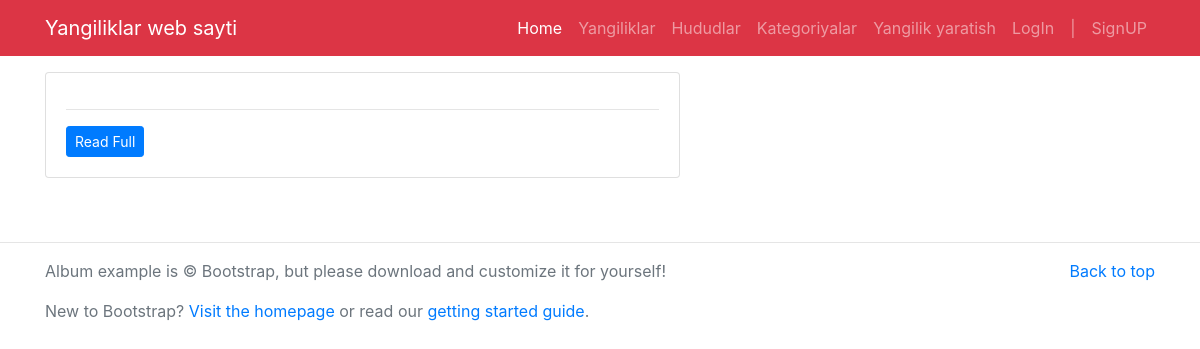
/, run on an earlier commit of the app's database.
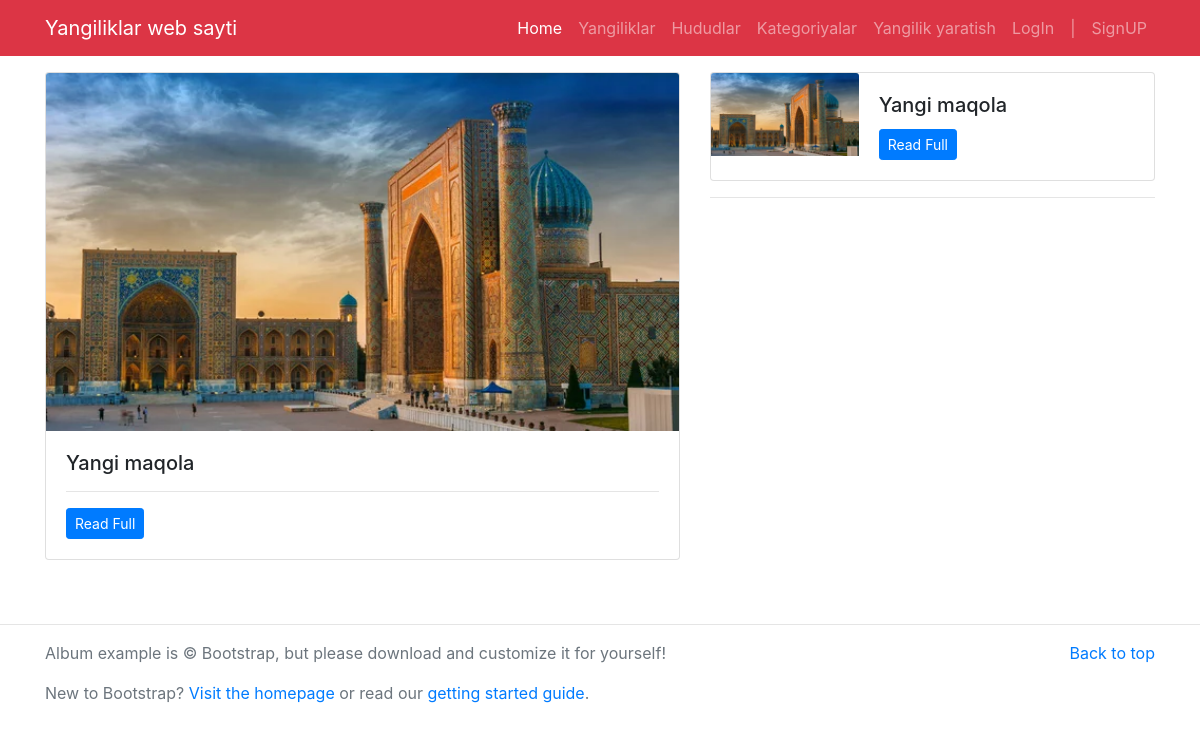
And on a later commit of the database.
### app/models.py (models this page shows, shortened)
class News(models.Model):
    category = models.ForeignKey(Category, on_delete=models.CASCADE, blank=True, null=True)
    region = models.ForeignKey(Region, on_delete=models.CASCADE, blank=True, null=True)
    title = models.CharField(max_length=300)
    text = models.TextField()
    image = models.ImageField(upload_to='media/')
    date = models.DateField(auto_now=True)
    author = models.ForeignKey(settings.AUTH_USER_MODEL, on_delete=models.CASCADE)

### app/views.py (the view)
# urls.py: path('', home_view, name='home'),
def home_view(request):
    return render(request, "home.html", {
        "first_news": News.objects.first(),
        "three_news": News.objects.all().order_by('-date')[:3]
    })

### templates/home.html
{% extends 'base.html' %}
{% block content%}
<main class="container mt-3 mb-5">
	<div class="row my-3">
		<div class="col-md-7">
			<div class="card mb-3">
			  <img src="/media/{{first_news.image}}" class="card-img-top" alt="{{first_news.title}}">
			  <div class="card-body">
			    <h5 class="card-title">{{first_news.title}}</h5>
			    <hr/>
			    <p class="card-text"><a href="/detail/{{first_news.id}}" class="btn btn-sm btn-primary">Read Full</a></p>
			  </div>
			</div>
		</div>
		<div class="col-md-5" style="max-height: 450px; overflow: auto;">
		{% for news in three_news %}
			<div class="card">
			  <div class="row no-gutters">
			    <div class="col-md-4">
			       <img src="/media/{{news.image}}" class="card-img-top" alt="{{news.title}}">
			    </div>
			    <div class="col-md-8">
			      <div class="card-body">
			        <h5 class="card-title">{{news.title}}</h5>
			        <p class="card-text"><a href="/detail/{{news.id}}" class="btn btn-sm btn-primary">Read Full</a></p>
			      </div>
			    </div>
			  </div>
			</div>
			<hr/>
			{% endfor%}
		</div>
	</div>
</main>
{% endblock%}

What changed in the data, as far as the page shows it:
added News: image (picture), title "Yangi maqola"
